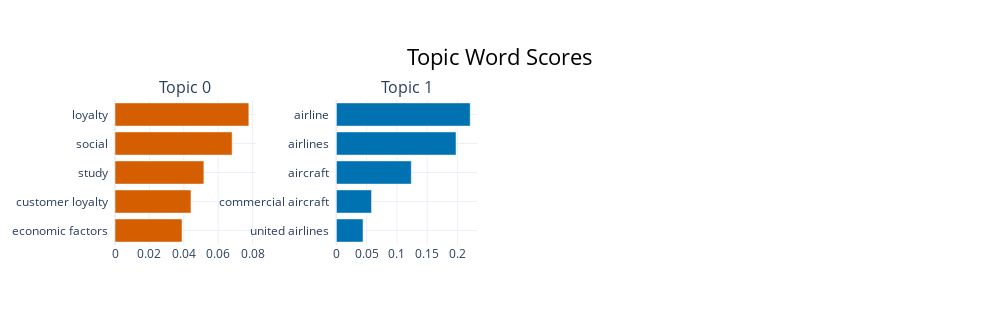

Here is the notebook cell this chart was saved with:
### Markdown cell above
# Visualize

### Code cell
## 4. Visualize Topic Keywords (Top 10)
topic_model.visualize_barchart(top_n_topics=10)

### Figure 1 — Plotly figure (JSON) as saved in the notebook; plotly's stock layout.template omitted (floating-point values rounded to 4 significant figures)
{"data": [{"marker": {"color": "#D55E00"}, "orientation": "h", "type": "bar", "x": [0.03897, 0.04417, 0.05169, 0.06811, 0.07782], "xaxis": "x", "y": ["economic factors  ", "customer loyalty  ", "study  ", "social  ", "loyalty  "], "yaxis": "y"}, {"marker": {"color": "#0072B2"}, "orientation": "h", "type": "bar", "x": [0.04402, 0.05807, 0.1237, 0.1977, 0.2211], "xaxis": "x2", "y": ["united airlines  ", "commercial aircraft  ", "aircraft  ", "airlines  ", "airline  "], "yaxis": "y2"}], "layout": {"annotations": [{"font": {"size": 16}, "showarrow": false, "text": "Topic 0", "x": 0.0875, "xanchor": "center", "xref": "paper", "y": 1, "yanchor": "bottom", "yref": "paper"}, {"font": {"size": 16}, "showarrow": false, "text": "Topic 1", "x": 0.3625, "xanchor": "center", "xref": "paper", "y": 1, "yanchor": "bottom", "yref": "paper"}], "height": 325, "hoverlabel": {"bgcolor": "white", "font": {"family": "Rockwell", "size": 16}}, "showlegend": false, "title": {"font": {"color": "Black", "size": 22}, "text": "Topic Word Scores", "x": 0.5, "xanchor": "center", "yanchor": "top"}, "width": 1000, "xaxis": {"anchor": "y", "domain": [0, 0.175], "showgrid": true}, "xaxis2": {"anchor": "y2", "domain": [0.275, 0.45], "showgrid": true}, "xaxis3": {"anchor": "y3", "domain": [0.55, 0.725], "showgrid": true}, "xaxis4": {"anchor": "y4", "domain": [0.825, 1], "showgrid": true}, "yaxis": {"anchor": "x", "domain": [0, 1], "showgrid": true}, "yaxis2": {"anchor": "x2", "domain": [0, 1], "showgrid": true}, "yaxis3": {"anchor": "x3", "domain": [0, 1], "showgrid": true}, "yaxis4": {"anchor": "x4", "domain": [0, 1], "showgrid": true}}}
